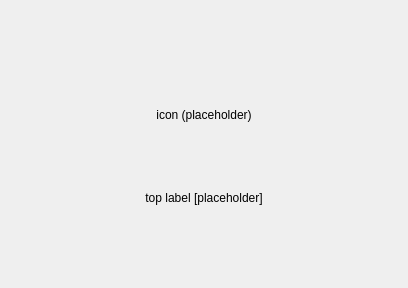
<?xml version="1.0" encoding="UTF-8"?>
<ui version="4.0">
 <class>LoginRequiredDialog</class>
 <widget class="QWidget" name="LoginRequiredDialog">
  <property name="geometry">
   <rect>
    <x>0</x>
    <y>0</y>
    <width>408</width>
    <height>288</height>
   </rect>
  </property>
  <property name="sizePolicy">
   <sizepolicy hsizetype="Minimum" vsizetype="Minimum">
    <horstretch>0</horstretch>
    <verstretch>0</verstretch>
   </sizepolicy>
  </property>
  <layout class="QVBoxLayout" name="verticalLayout_2">
   <property name="spacing">
    <number>12</number>
   </property>
   <item>
    <spacer name="topSpacer">
     <property name="orientation">
      <enum>Qt::Vertical</enum>
     </property>
     <property name="sizeHint" stdset="0">
      <size>
       <width>20</width>
       <height>40</height>
      </size>
     </property>
    </spacer>
   </item>
   <item>
    <widget class="QLabel" name="iconLabel">
     <property name="sizePolicy">
      <sizepolicy hsizetype="Minimum" vsizetype="Minimum">
       <horstretch>0</horstretch>
       <verstretch>0</verstretch>
      </sizepolicy>
     </property>
     <property name="minimumSize">
      <size>
       <width>128</width>
       <height>128</height>
      </size>
     </property>
     <property name="text">
      <string notr="true">icon (placeholder)</string>
     </property>
     <property name="alignment">
      <set>Qt::AlignCenter</set>
     </property>
    </widget>
   </item>
   <item>
    <widget class="QLabel" name="topLabel">
     <property name="sizePolicy">
      <sizepolicy hsizetype="MinimumExpanding" vsizetype="Minimum">
       <horstretch>0</horstretch>
       <verstretch>0</verstretch>
      </sizepolicy>
     </property>
     <property name="text">
      <string notr="true">top label [placeholder]</string>
     </property>
     <property name="alignment">
      <set>Qt::AlignCenter</set>
     </property>
     <property name="wordWrap">
      <bool>true</bool>
     </property>
    </widget>
   </item>
   <item>
    <layout class="QHBoxLayout" name="horizontalLayout_2">
     <item>
      <widget class="QStackedWidget" name="contentWidget">
       <property name="sizePolicy">
        <sizepolicy hsizetype="MinimumExpanding" vsizetype="Minimum">
         <horstretch>0</horstretch>
         <verstretch>0</verstretch>
        </sizepolicy>
       </property>
       <property name="currentIndex">
        <number>1</number>
       </property>
       <widget class="OCC::BasicLoginWidget" name="basicLoginWidget">
        <property name="sizePolicy">
         <sizepolicy hsizetype="MinimumExpanding" vsizetype="Minimum">
          <horstretch>0</horstretch>
          <verstretch>0</verstretch>
         </sizepolicy>
        </property>
       </widget>
       <widget class="OCC::OAuthLoginWidget" name="oauthLoginWidget">
        <property name="sizePolicy">
         <sizepolicy hsizetype="MinimumExpanding" vsizetype="Minimum">
          <horstretch>0</horstretch>
          <verstretch>0</verstretch>
         </sizepolicy>
        </property>
       </widget>
      </widget>
     </item>
    </layout>
   </item>
   <item>
    <spacer name="bottomSpacer">
     <property name="orientation">
      <enum>Qt::Vertical</enum>
     </property>
     <property name="sizeHint" stdset="0">
      <size>
       <width>20</width>
       <height>40</height>
      </size>
     </property>
    </spacer>
   </item>
  </layout>
 </widget>
 <customwidgets>
  <customwidget>
   <class>OCC::BasicLoginWidget</class>
   <extends>QWidget</extends>
   <header>gui/loginrequireddialog/basicloginwidget.h</header>
   <container>1</container>
  </customwidget>
  <customwidget>
   <class>OCC::OAuthLoginWidget</class>
   <extends>QWidget</extends>
   <header>gui/loginrequireddialog/oauthloginwidget.h</header>
   <container>1</container>
  </customwidget>
 </customwidgets>
 <resources/>
 <connections/>
</ui>
